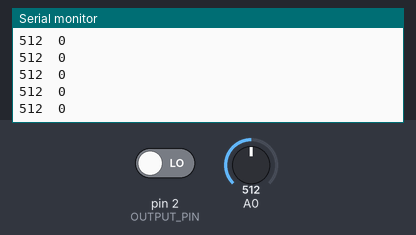
Recording of a sketch running on a simulated Arduino Uno, built with avr-gcc and run on an emulated ATmega328P. On the bench: the last lines printed to the serial monitor. Inputs (shaded band) come from the test bench; at power-on: A0 = 512, pin 2 (OUTPUT_PIN) LOW.

Above: at 1.2 s.
1.3 s: A0 set to 11
At 2.1 s:
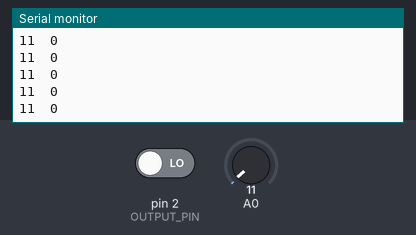
2.8 s: A0 set to 8
At 3.5 s:
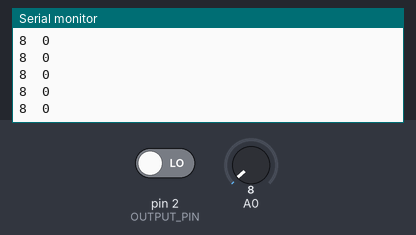
5.8 s: A0 set to 989
At 6.9 s:
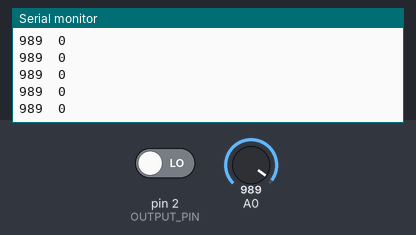
7.3 s: A0 set to 1016
At 7.9 s:
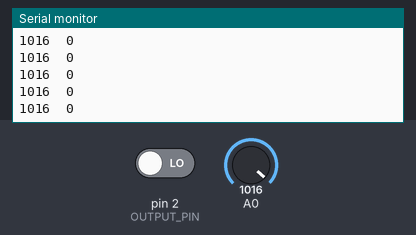
Timing chart, 0 to 10.3 s (numbered marks = the images above; inputs shaded):
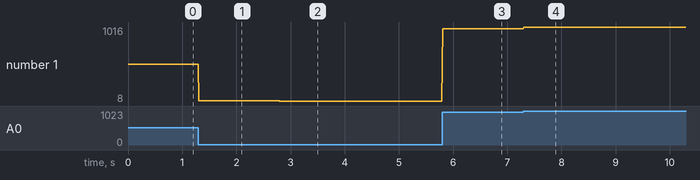

The sketch:

vibration_sample.ino
```cpp
/*
  e-Gizmo Vibration sensor module

  This example code reads an analog input on pin 0
  and on pin 2 digital input, then prints the
  result to the serial monitor.

  Codes by
  e-Gizmo Mechtronix Central
  http://www.e-gizmo.com
  August 10,2017

 */
// pins assignment
int OUTPUT_PIN = 2;
// the setup routine runs once when you press reset:
void setup() {
  // initialize serial communication at 9600 bits per second:
  Serial.begin(9600);
    pinMode(OUTPUT_PIN, INPUT);
}

// the loop routine runs over and over again forever:
void loop() {
  // read the input on analog pin 0 and pin 2:
  int SENSOR_VALUE = analogRead(A0);
  int OUTPUT_STATE = digitalRead(OUTPUT_PIN);
  // print out the value you read:
  Serial.print(SENSOR_VALUE);
  Serial.print("  ");
  Serial.println(OUTPUT_STATE);
  delay(10);        // delay in between reads for stability
}
```

Measured:
- after the input at 1.3 s, the serial monitor: prints a new line at once (image 1)
- after the input at 2.8 s, the serial monitor: prints a new line at once (image 2)
- after the input at 5.8 s, the serial monitor: prints a new line at once (image 3)
- after the input at 7.3 s, the serial monitor: prints a new line at once (image 4)
- plotted number 1: 512 → 11 after the input at 1.3 s, 11 → 8 after the input at 2.8 s, 8 → 989 after the input at 5.8 s, 989 → 1016 after the input at 7.3 s
